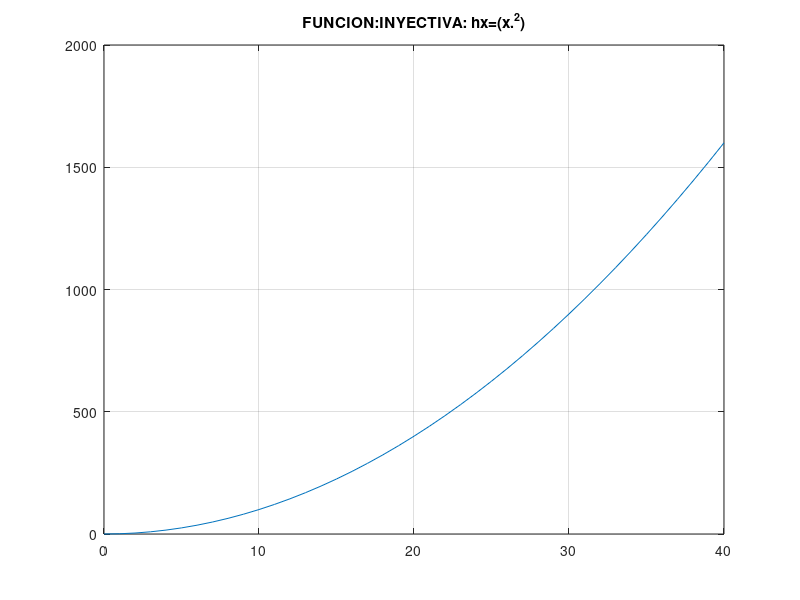

Write the MATLAB code that produced this figure.
% Octave Scrip
% Title               :A19. F. Inyectiva, Sobreyectiva, Biyectiva     
% Descripcion         :Scrip para graficar funciones
% Author              :Bryan Abner Garcia Cruz
% Date                :14-11-2021
% Version             :1
% Notes               :Requiere aplicacion octave
%                     :https://octaveintro.readthedocs.io/en/latest/index.html

%limpiar ventana de comandos
clc
% Ejercicio No.4
disp('Ejercicio No.4');
% Dominio de la funcion
x= [0:1:40];
%Regla correspondiente a la funcion
hx=(x.^2);
%plotear funcion
plot(x,hx);
grid on;
%Titulo
title(['FUNCION:INYECTIVA: hx=(x.^2)']);
% EXPLICACION:
disp('FUNCION Biyectiva');
disp('EXPLICACION');
disp('La funcion es Inyectiva debido a que al trazar paralelas solo atraviezan una vez por sus elentos es decir no se repiten');
disp('Lafuncion es Sobreyectiva ya que la imagen corresponde con el dominio');
disp('La funcion es Biyectiva ya que cumple con ser Inyectiva y Sobreyectiva simultaneamente');
